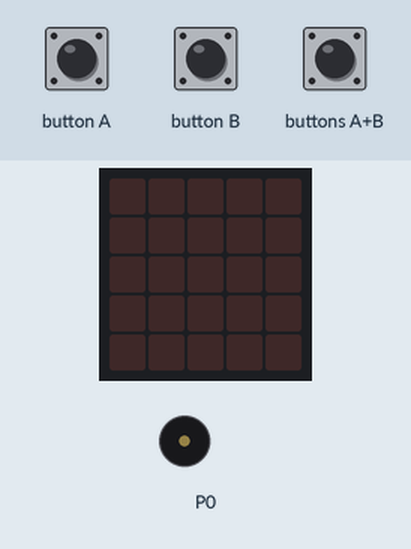
Recording of a program running on a simulated BBC micro:bit (MakeCode). Shown: the board's 5×5 LED display, buzzer (waves = sounding). The inputs (shaded band) are chosen by the test bench.

Above: at 1.2 s.
1.3 s: button A pressed for 0.15 s
At 1.65 s:
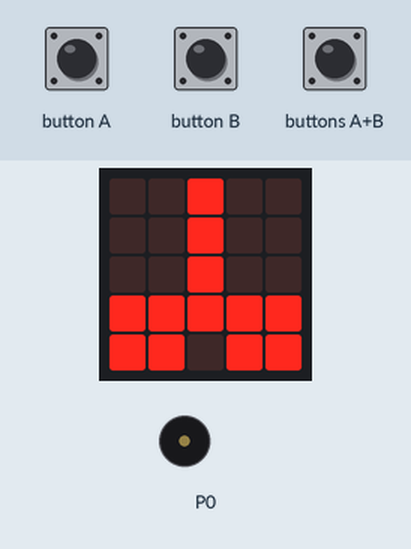
At 2.03 s:
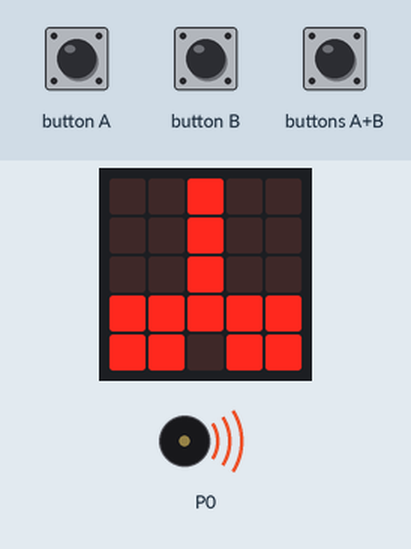
4.3 s: button B pressed for 0.15 s
7.3 s: buttons A+B pressed for 0.15 s
10.3 s: buttons A+B pressed for 1 s
Timing chart, 0 to 14.3 s (numbered marks = the images above; inputs shaded):
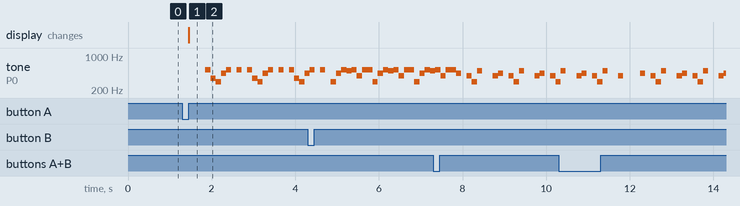

Measured:
- after the input at 1.3 s, tone on P0: silent → 523 Hz after 0.55 s, then repeats every 1.0 s: 349 Hz 0.13 s, 294 Hz 0.13 s, 440 Hz 0.13 s, 2 × (523 Hz 0.12 s, silent 0.13 s), 523 Hz 0.13 s; the display: changes after 0.15 s (image 1)

The program:

main.ts
```typescript
input.onButtonPressed(Button.A, function () {
    basic.showLeds(`
        . . # . .
        . . # . .
        . . # . .
        # # # # #
        # # . # #
        `)
    for (let index = 0; index < 4; index++) {
        music.playMelody("C5 F D A C5 - C5 - ", 500)
    }
})
input.onButtonPressed(Button.AB, function () {
    basic.showLeds(`
        . . # . .
        . . # . .
        . . # . .
        # # # # #
        # # . # #
        `)
    for (let index = 0; index < 4; index++) {
        music.playMelody("A - G D B - - G ", 500)
    }
})
input.onButtonPressed(Button.B, function () {
    basic.showLeds(`
        . . # . .
        . . # . .
        . . # . .
        # # # # #
        # # . # #
        `)
    for (let index = 0; index < 4; index++) {
        music.playMelody("D A C5 B C5 G C5 C5 ", 500)
    }
})
```

test.ts
```typescript
// les tests vont ici ; cela ne sera pas compilé si ce paquet est utilisé en tant qu'extension.
```
